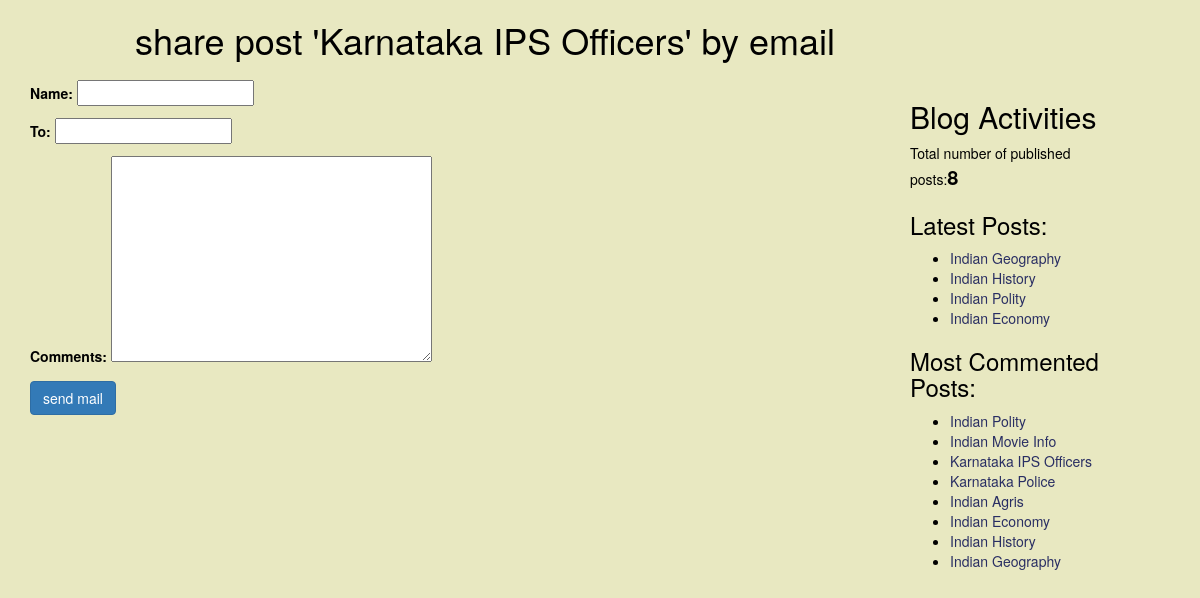
/1/share/, run on the app's committed database.
### blog/models.py (models this page shows, shortened)
class Post(models.Model):
    STATUS_CHOICES=(('draft','Draft'),('published','Published'))
    title=models.CharField(max_length=256)
    slug=models.SlugField(max_length=264,unique_for_date='publish')
    author=models.ForeignKey(User,related_name='blog_posts',on_delete=models.DO_NOTHING)
    body=models.TextField()
    publish=models.DateTimeField(default=timezone.now)
    created=models.DateTimeField(auto_now_add=True)
    updated=models.DateTimeField(auto_now=True)
    status=models.CharField(max_length=10,choices=STATUS_CHOICES,default='draft')
    objects=CustomManager()  #this says, dont open default manager , open custom manager
    tags=TaggableManager()
    class Meta:
        ordering=('-publish',)   # latest posts must be on top. This is single value tuple hence needs ','
    def get_absolute_url(self): #this method tells Django how to calculate canonical URL
        return reverse('post_detail',args=[self.publish.year,self.publish.strftime('%m'),self.publish.strftime('%d'),self.slug])

### blog/views.py (the view)
# urls.py: path('<int:id>/share/', views.mail_send_view),
def mail_send_view(request, id, data=None):
    post=get_object_or_404(Post,id=id,status='published') #based on this id pls provide post object/post. 'Post' is model here
    sent=False
    if request.method=='POST':
        form=EmailSendForm(request.POST)
        if form.is_valid():
            cd=form.cleaned_data  #to get the data.End user provided data is always present in this dictionary
            subject='{} recommends you to read "{}"'.format(cd['name'],post.title)
            post_url=request.build_absolute_uri(post.get_absolute_url())  #this builds complete url
            message='Read post at:\n {}\n\n{}\'s Comments:\n{}'.format(post_url,cd['name'],cd['comments'])
            send_mail(subject,message,'krish.karjagi1@gmail.com',[cd['to']])
            sent=True
    else:
        form=EmailSendForm()  #object or create a form
    return render(request,'blog/sharebyemail.html',{'form':form,'post':post,'sent':sent})

### blog/forms.py
class EmailSendForm(forms.Form):  # normal form
    name=forms.CharField()
    to=forms.EmailField()
    comments=forms.CharField(required=False,widget=forms.Textarea)  #comments are optional so required=False

### blog/models.py (called while the page is built)
    def get_queryset(self):
        return super().get_queryset().filter(status='published')

### blog/templatetags/blog_tags.py (called while the page is built)
@register.simple_tag      #registering function as template tag. Simple tag returns value.
def total_posts():
    return Post.objects.count()    #'Post' is model

@register.inclusion_tag('blog/latest_posts123.html')  #Response of inclusion template tag is included in latest_posts123.html
def show_latest_posts(count=4):
    latest_posts=Post.objects.order_by('-publish')[:count]   #new to old posts and only top 3
    return {'latest_posts':latest_posts}

@register.simple_tag
def get_most_commented_posts():
    return Post.objects.annotate(total_comments=Count('comments')).order_by('-total_comments')

### templates/blog/sharebyemail.html (shortened to what this page needs)
<!DOCTYPE html>
{% extends 'blog/base.html' %}
{% block content %}
    {% if sent %}
        <h1>Email sent successfully</h1>
        <h2>post '{{post.title}}' is shared by email successfully</h2>
    {%else%}
        <h1>share post '{{post.title}}' by email</h1>
        <form method="POST" >
            {{form.as_p}}
            <input type="submit" class='btn btn-primary' value="send mail">
        </form>
    {% endif %}
{% endblock %}

### templates/blog/base.html (shortened to what this page needs)
<!DOCTYPE html>
{% load blog_tags %}
{% load static %}
<html lang="en">
<head>
    <link rel="stylesheet" href="https://cdn.jsdelivr.net/npm/bootstrap@3.3.7/dist/css/bootstrap.min.css">
    <link rel="stylesheet" href="{%static 'css/blog.css' %}">
</head>
<body>
    <div class="content">
        {% block content %} {%endblock %}
    </div>
    <div class="sidebar">
        <h2>Blog Activities</h2>
        <p>Total number of published posts:<span id="pc">{% total_posts %}</span></p>
        <h3>Latest Posts:</h3>{% show_latest_posts %}
        <h3>Most Commented Posts:</h3>
        {% get_most_commented_posts as most_commented_posts %}
        <ul>
            {% for post in most_commented_posts %}
            <li><a href="{{post.get_absolute_url}}">{{post.title}}</a></li>
            {% endfor %}
        </ul>
    </div>
</body>
</html>

### templates/blog/latest_posts123.html
<ul>
  {% for post in latest_posts %}
    <li><a href="{{post.get_absolute_url}}">{{post.title}}</a></li>
  {% endfor %}
</ul>

### static/css/blog.css (style rules this page uses)
.content { width:70%; float:left; padding:0 0 0 30px; color:black; }
.sidebar { width:30%; float:right; padding:10px 80px 0px 70px; color:black; margin-top:70px; }
h1 { text-align:center; padding-bottom:10px; padding-left:100px; }
body { background:#e8e8c1; }
a { color:#292e63; }
#pc { font-size:20px; color:black; font-weight:bold; }

### data on the page
Post: title "Karnataka IPS Officers"
Post: title "Indian Geography"
Post: title "Indian History"
Post: title "Indian Polity"
Post: title "Indian Economy"
Post: title "Indian Movie Info"
Post: title "Karnataka Police"
Post: title "Indian Agris"
